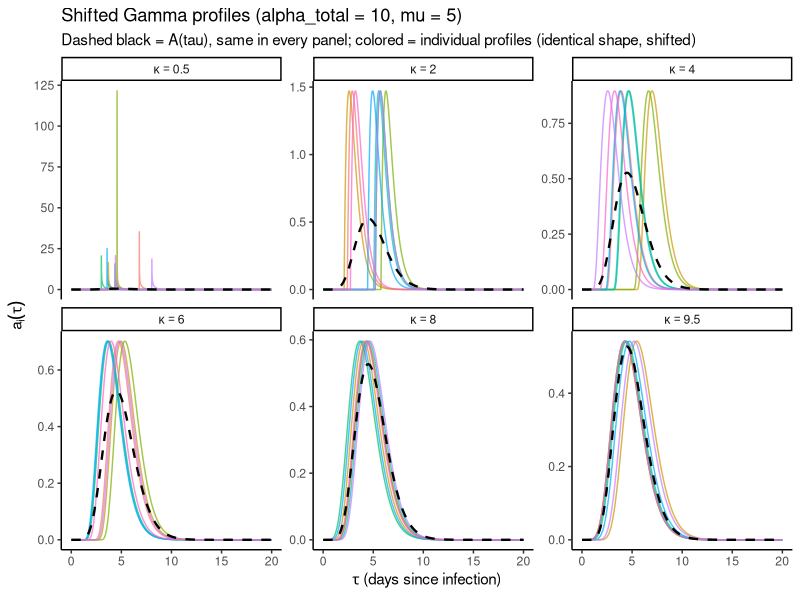
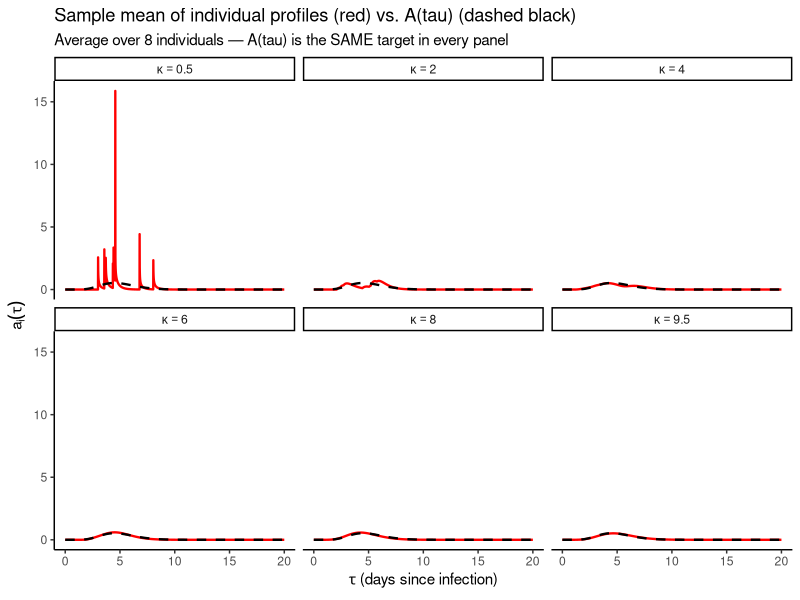
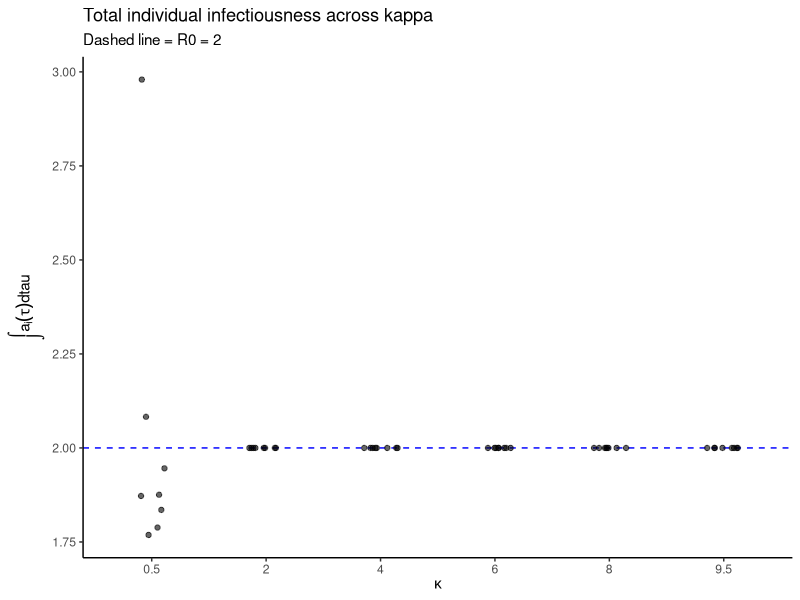

Write the R code that produced these figures, in order.
library(tidyverse)

# ==============================================================================
# Visualize the shifted Gamma individual infectiousness profile
#
# Construction (from make_profile_gamma in utils.R):
#   contact_time = s_i + epsilon_j
#   s_i     ~ Gamma(alpha_total - kappa, r)   individual onset shift
#   eps_j   ~ Gamma(kappa, r)                  jitter (same for all individuals)
#   r       = alpha_total / mu
#
# Since Gamma + Gamma = Gamma (same rate), the marginal distribution of
# contact times is Gamma(alpha_total, r), i.e. the population kernel is
# A(tau) = R0 * dgamma(tau; alpha_total, r), INVARIANT across kappa.
#
# Each individual profile is:
#   a_i(tau) = R0 * dgamma(tau - s_i; kappa, r)    for tau > s_i
#
# All profiles have the EXACT same shape, height, and width — just shifted.
#
# Limits:
#   kappa -> 0:            narrow spikes at random s_i (punctuated)
#   kappa -> alpha_total:  broad bumps ≈ A(tau)        (smooth)
# ==============================================================================

# Parameters
mu <- 5
R0 <- 2
alpha_total <- 10
r <- alpha_total / mu

cat(sprintf("Population kernel: Gamma(%g, %g), mean = %.1f, sd = %.2f\n",
            alpha_total, r, mu, mu / sqrt(alpha_total)))

# Numerical grid
tau_max <- 20
n_grid <- 2000
tau_grid <- seq(0, tau_max, length.out = n_grid)

# Population kernel (same for ALL kappa values)
Atau <- R0 * dgamma(tau_grid, shape = alpha_total, rate = r)

# ==============================================================================
# Generate profiles for a range of kappa values
# ==============================================================================

set.seed(42)
kappas <- c(0.5, 2, 4, 6, 8, 9.5)
n_individuals <- 8

# Build data frames
profile_df <- tibble()

for (kappa in kappas) {

	alpha_shift <- alpha_total - kappa

	# Draw onset shifts for this kappa
	s_stars <- rgamma(n_individuals, shape = alpha_shift, rate = r)

	for (j in seq_along(s_stars)) {
		# Individual profile: Gamma(kappa, r) density shifted by s_i
		ai <- R0 * dgamma(tau_grid - s_stars[j], shape = kappa, rate = r)
		ai[tau_grid < s_stars[j]] <- 0  # zero before onset

		profile_df <- bind_rows(profile_df, tibble(
			tau = tau_grid,
			ai = ai,
			kappa = kappa,
			individual = j,
			s_star = s_stars[j]
		))
	}
}

profile_df <- profile_df %>%
	mutate(kappa_label = factor(
		sprintf("kappa == %s", kappa),
		levels = sprintf("kappa == %s", sort(unique(kappa)))
	))

# ==============================================================================
# Plot 1: Individual profiles across kappa values
# ==============================================================================

Atau_ref <- expand_grid(
	tau = tau_grid,
	kappa_label = levels(profile_df$kappa_label)
) %>% mutate(Atau = R0 * dgamma(tau, shape = alpha_total, rate = r))

fig_profiles <- profile_df %>%
	ggplot(aes(x = tau)) +
		geom_line(aes(y = ai, group = individual, col = factor(individual)),
		          alpha = 0.7) +
		geom_line(aes(x = tau, y = Atau), col = "black", linewidth = 0.8,
		          linetype = "dashed", inherit.aes = FALSE, data = Atau_ref) +
		facet_wrap(~kappa_label, scales = "free_y",
		           labeller = label_parsed) +
		theme_classic() +
		labs(x = expression(tau ~ "(days since infection)"),
		     y = expression(a[i](tau)),
		     title = sprintf("Shifted Gamma profiles (alpha_total = %g, mu = %g)", alpha_total, mu),
		     subtitle = "Dashed black = A(tau), same in every panel; colored = individual profiles (identical shape, shifted)") +
		theme(legend.position = "none")

ggsave("figures/fig_profiles_gamma.pdf", fig_profiles, width = 14, height = 8)
cat("Saved figures/fig_profiles_gamma.pdf\n")

# ==============================================================================
# Plot 2: Population average vs. A(tau)
# ==============================================================================

pop_avg_df <- profile_df %>%
	group_by(kappa, kappa_label, tau) %>%
	summarise(mean_ai = mean(ai), .groups = "drop")

fig_pop_avg <- pop_avg_df %>%
	ggplot(aes(x = tau)) +
		geom_line(aes(y = mean_ai), col = "red", linewidth = 0.8) +
		geom_line(aes(y = R0 * dgamma(tau, shape = alpha_total, rate = r)),
		          col = "black", linewidth = 0.8, linetype = "dashed") +
		facet_wrap(~kappa_label, labeller = label_parsed) +
		theme_classic() +
		labs(x = expression(tau ~ "(days since infection)"),
		     y = expression(a[i](tau)),
		     title = "Sample mean of individual profiles (red) vs. A(tau) (dashed black)",
		     subtitle = sprintf("Average over %d individuals — A(tau) is the SAME target in every panel", n_individuals))

ggsave("figures/fig_pop_avg_gamma.pdf", fig_pop_avg, width = 14, height = 8)
cat("Saved figures/fig_pop_avg_gamma.pdf\n")

# ==============================================================================
# Plot 3: Individual total infectiousness (integral of a_i)
# ==============================================================================

dtau <- tau_grid[2] - tau_grid[1]
integral_df <- profile_df %>%
	group_by(kappa, individual, s_star) %>%
	summarise(integral = sum(ai) * dtau, .groups = "drop")

fig_integrals <- integral_df %>%
	ggplot(aes(x = factor(kappa), y = integral)) +
		geom_hline(yintercept = R0, linetype = "dashed", col = "blue") +
		geom_jitter(width = 0.15, alpha = 0.6) +
		theme_classic() +
		labs(x = expression(kappa),
		     y = expression(integral(a[i](tau) * dtau)),
		     title = "Total individual infectiousness across kappa",
		     subtitle = sprintf("Dashed line = R0 = %g", R0))

ggsave("figures/fig_integrals_gamma.pdf", fig_integrals, width = 8, height = 5)
cat("Saved figures/fig_integrals_gamma.pdf\n")

# Print summary
cat(sprintf("\n=== Total infectiousness per individual (should be R0 = %g) ===\n\n", R0))
integral_df %>%
	group_by(kappa) %>%
	summarise(mean = mean(integral), sd = sd(integral),
	          min = min(integral), max = max(integral), .groups = "drop") %>%
	print()
